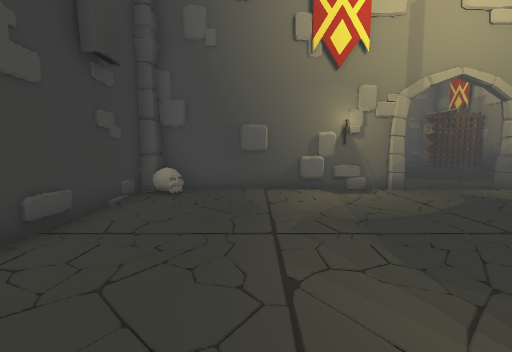
view 1 (above)

14 first-person views from a walk through a 3-D level made in the Unity game engine. The camera is 1.4 m above the floor, tilts 6° down and sees 90° across. The floor is counted in squares, 1 m on a side. Each view is taken from the middle of a square. On the plan, view 1 faces up. The plan holds only what a view shows up to about 13 squares ahead; the rest is blank. The place goes on beyond the plan. The player is left out. Some animated figures are not drawn. Door leaves are left out, so doorways stand open.

view 2
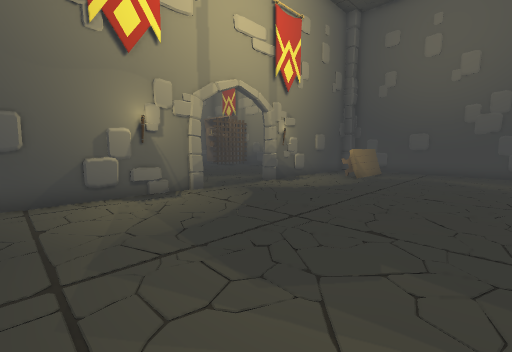

view 3
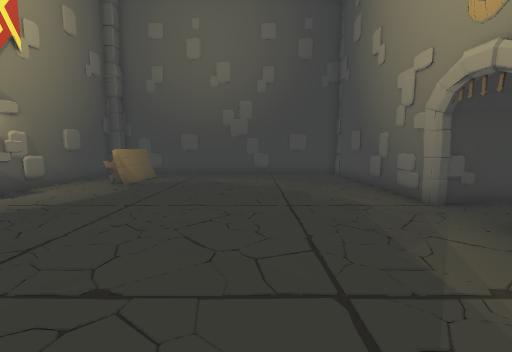

view 4
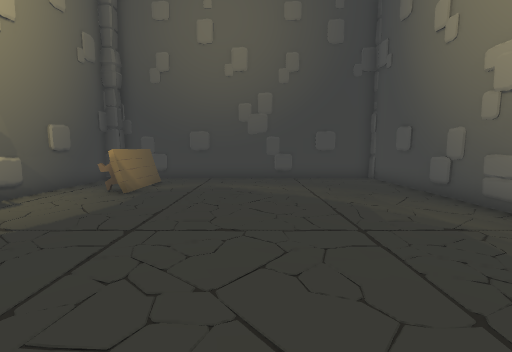

view 5
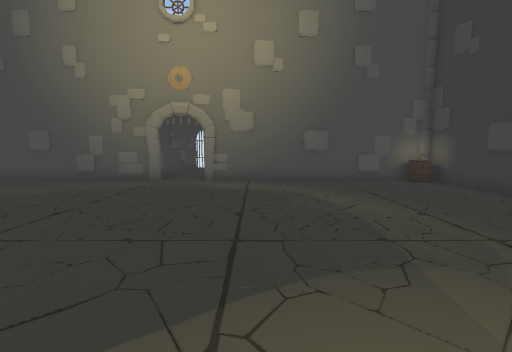

view 6
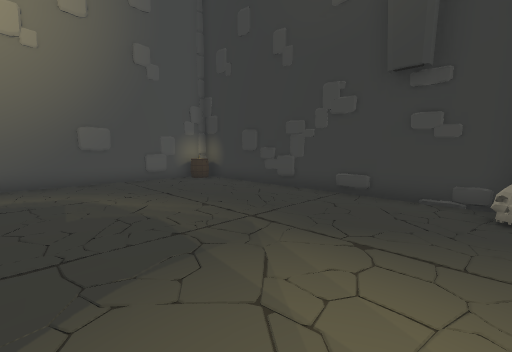

view 7
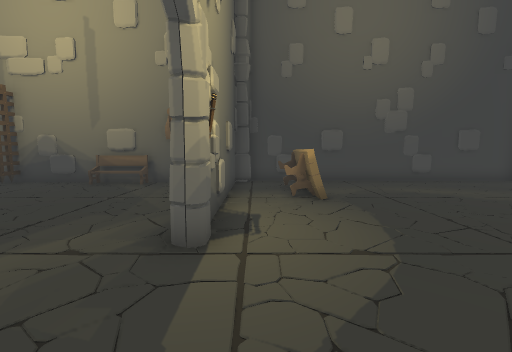

view 8
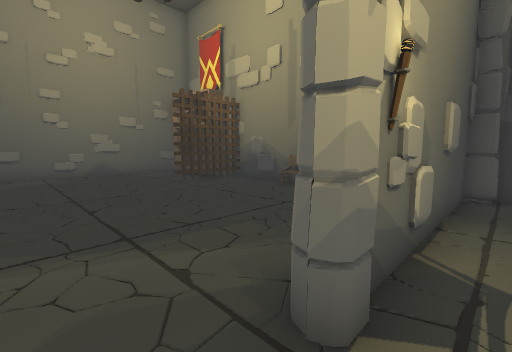

view 9
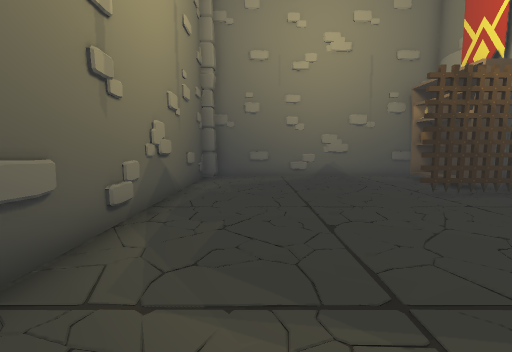

view 10
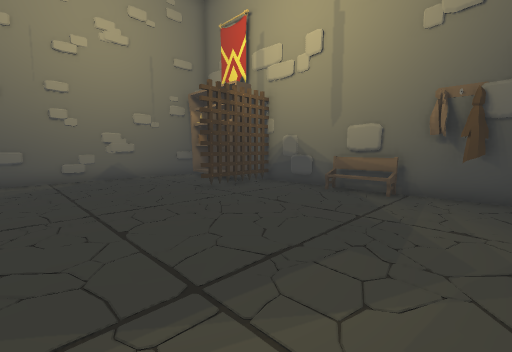

view 11
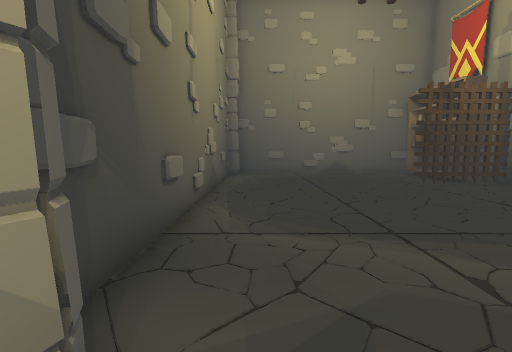

view 12
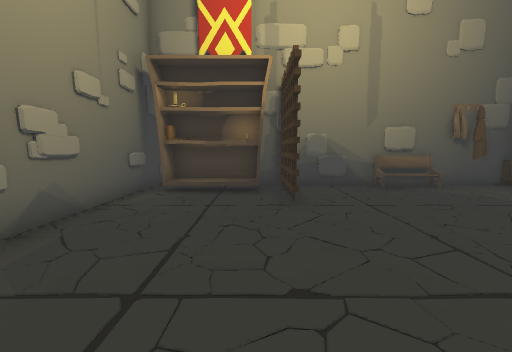

view 13
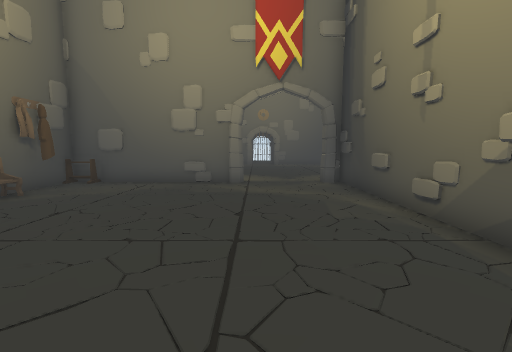

view 14
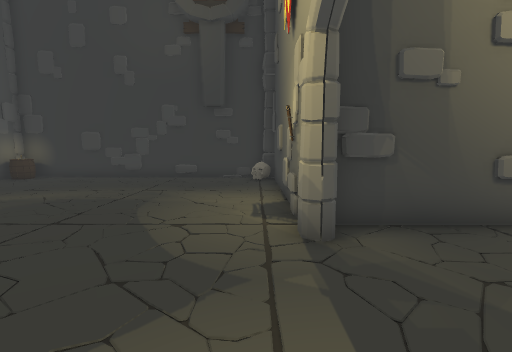

### Floor plan
Points are (right, up) in squares from view 1. A wall is a line through its corners. A room is listed if a view was taken in it or the views show most of it. See-through windows are left out.
Room 1 (views 1, 2, 3, 4, 5, 6, 7, 8, 11, 14)
walls: (5.1, 8.9) (-3.4, 8.9); (5.9, -3.4) (6.3, -3.5); (2.3, 8.7) (1.6, 8.8); (8.4, -3.5) (8.8, -3.4); (10.2, 8.7) (9.7, 8.7); (8.8, -3.6) (16.3, -3.6) (16.3, 7.5); (11.4, 8.8) (10.6, 8.7) (10.1, 9); (-3.8, 1.3) (-3.6, 0); (-3.7, 7.7) (-3.6, 6.9); (15.5, 8.9) (8.6, 8.9); (-3.8, 8.5) (-3.8, -3.6) (6, -3.6)
ways out: open door at (6.5, 9) to room 2
objects: other object (-3, -3); other object (-3, 8); other object (-2, 8); other object (12, 6) to (15, 7); other object (16, 8)
Room 2 (views 9, 10, 12, 13)
walls: (12.1, 18.1) (15.7, 18.1); (15.9, 18) (12.1, 18); (4.4, 16.4) (4.5, 15.3); (8.6, 9.1) (15.5, 9.1); (15.8, 9.5) (15.8, 19.1); (16.6, 22.9) (5.5, 22.9); (4.4, 22.3) (4.4, 9.1) (5.1, 9.1); (18.5, 21.6) (18.5, 22.4)
ways out: open door at (6.5, 9) to room 1
objects: other object (5, 22); other object (14, 19) to (15, 22); other object (15, 10); other object (16, 13)

Where each view was taken, in squares from view 1:
view 1: 0 up, 0 right, facing up
view 2: 1 up, 0 right, facing up-right
view 3: 1 up, 2 right, facing right
view 4: 2 up, 4 right, facing right
view 5: 8 up, 4 right, facing down
view 6: 8 up, 4 right, facing down-left
view 7: 8 up, 5 right, facing right
view 8: 8 up, 7 right, facing up-right
view 9: 10 up, 7 right, facing up
view 10: 10 up, 7 right, facing up-right
view 11: 8 up, 6 right, facing up
view 12: 19 up, 6 right, facing right
view 13: 20 up, 8 right, facing down
view 14: 8 up, 9 right, facing left
